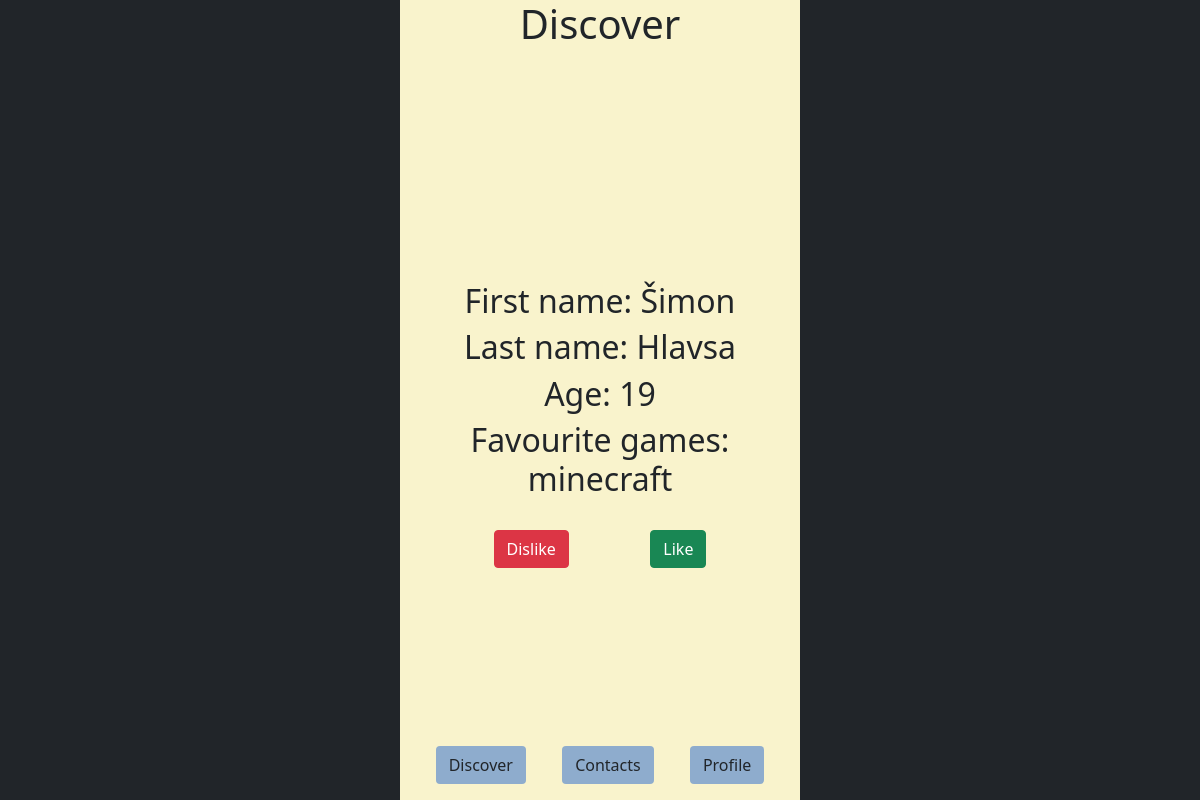
The page /discover/ (signed in) on the database its author committed.
### register/models.py (models this page shows, shortened)
class UserProfile(models.Model):
    user = models.OneToOneField(User, on_delete=models.CASCADE)
    first_name = models.CharField(max_length=200, blank=True, null=True)
    last_name = models.CharField(max_length=200, blank=True, null=True)
    fav_games = models.CharField(max_length=200, blank=True, null=True)
    age = models.PositiveIntegerField(blank=True, null=True)

### main/views.py (the view)
# urls.py: path("discover/", views.discover, name="discover"),
@login_required
def discover(response):
    user = response.user
    likes = Likes.objects.all()
    all_users = User.objects.all()
    person_to_show = None
    for person in all_users:
        if user.id == person.id:
            continue
        if not likes:
            person_to_show = person
            break
        all_liked_persons = []
        for like in likes:
            if like.sender.id == user.id:
                all_liked_persons.append(like.receiver.id)
        if person.id in all_liked_persons:
            continue
        else:
            person_to_show = person
            break
    if person_to_show:
        person_to_show = UserProfile.objects.get(user = person_to_show)
    return render(response, "main/discover.html", {"person_to_show": person_to_show})

### main/templates/main/discover.html (shortened to what this page needs)
{% extends "main/base.html" %}
{% block content %}
    <div class="d-flex flex-column justify-content-between vh-100">
        <div class="row align-items-start mb-5">
            <h1 class="col text-center">Discover</h1>
        </div>
        <div class="d-flex justify-content-center align-items-center">
            <div class="row align-items-start flex-grow-1 justify-content-center">
                {% if person_to_show is None %}
                    <div class="col-12 text-center">
                        <h1>momentálně není nikdo další k zobrazení</h1>
                    </div>
                {% else %}
                    <div class="col-12 text-center mb-4">
                        <h2 class="col text-center">First name: {{person_to_show.first_name}}</h2>
                        <h2 class="col text-center">Last name: {{person_to_show.last_name}}</h2>
                        <h2 class="col text-center">Age: {{person_to_show.age}}</h2>
                        <h2 class="col text-center">Favourite games: {{person_to_show.fav_games}}</h2>
                    </div>
                    <div class="col-12 text-center d-flex justify-content-evenly">
                        <form action="{% url 'dislike_user' person_to_show.user.id %}" method="POST">
                            <button type="submit" name="person_id" value="{{ person_to_show.user.id }}" class="btn btn-danger">Dislike</button>
                        </form>
                        <form action="{% url 'like_user' person_to_show.user.id %}" method="POST">
                            <button type="submit" name="person_id" value="{{ person_to_show.user.id }}" class="btn btn-success">Like</button>
                        </form>
                    </div>
                {% endif %}
            </div>
        </div>
        <div class="row align-items-end ">
            <ul class="col text-center list-unstyled" >
                <li>
                    <a href="/discover" class="btn custom-btn mx-3">Discover</a>
                    <a href="/contacts" class="btn custom-btn mx-3">Contacts</a>
                    <a href="/profile" class="btn custom-btn mx-3">Profile</a>
                </li>
            </ul>
        </div>
    </div>
{% endblock content %}

### main/static/main/style.css (style rules this page uses)
.custom-btn { background-color: rgb(142, 172, 205); }

### rows shown on the page
UserProfile: first_name "Šimon", last_name "Hlavsa", age "19", fav_games "minecraft"
